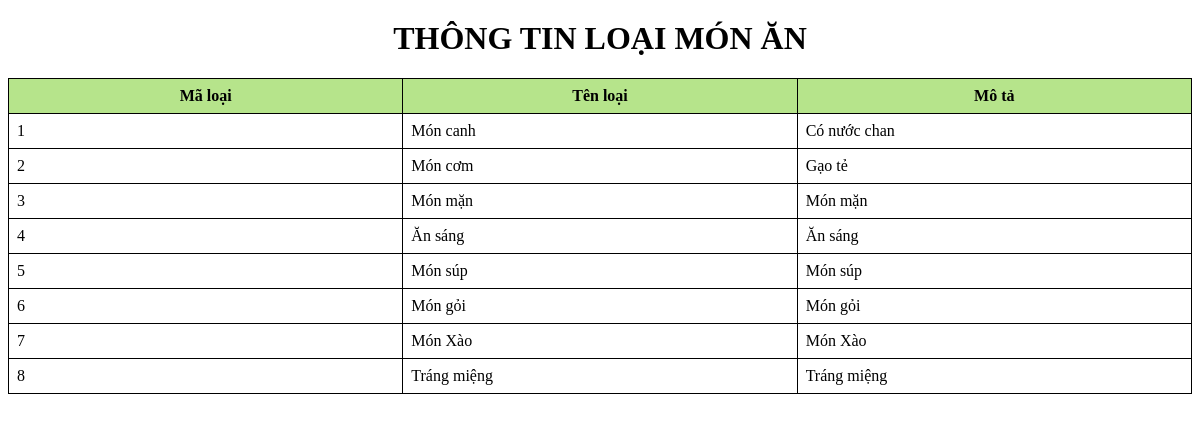
Page /C3/Bai4.php on the committed database.
### tables this page shows
CREATE TABLE `loai_mon_an` (
  `ma_loai` int(11) NOT NULL,
  `ten_loai` varchar(200) NOT NULL,
  `mo_ta` varchar(500) NOT NULL,
  `hinh` varchar(300) NOT NULL
);

### C3/Bai4.php (the view, shortened to what this page needs)
<!DOCTYPE html>
<html lang="en">
<head>
</head>
<body>
    <?php
    $dbname = "ql_nha_hang";
    $driver = "mysql:host=localhost;dbname=$dbname";
    $username = "root";
    $password = "";
    try {
        $pdo = new PDO($driver, $username, $password);
    } catch (PDOException $e) {
        echo "Connection failed: " . $e->getMessage();
    }
    $sql = 'SELECT ma_loai, ten_loai, mo_ta FROM loai_mon_an;';
    $loai_mon_an = $pdo->query($sql);
    ?>
    <h1>THÔNG TIN LOẠI MÓN ĂN</h1>
    <table>
        <tr>
            <th>Mã loại</th>
            <th>Tên loại</th>
            <th>Mô tả</th>
        </tr>
        <?php foreach ($loai_mon_an as $mon_an): ?>
            <tr>
                <td><?php echo $mon_an['ma_loai']; ?></td>
                <td><?php echo $mon_an['ten_loai']; ?></td>
                <td><?php echo $mon_an['mo_ta']; ?></td>
            </tr>
        <?php endforeach; ?>
    </table>
</body>
</html>

### C3/Bai4.php (style rules this page uses)
table { width: 100%; border-collapse: collapse; }
th, td { border: 1px solid black; padding: 8px; width: 33.33%; }
th { background-color: rgb(182, 228, 139); }
h1 { text-align: center; margin-top: 20px; }

### rows in the picture
loai_mon_an: ma_loai "1", ten_loai "Món canh", mo_ta "Có nước chan"
loai_mon_an: ma_loai "2", ten_loai "Món cơm", mo_ta "Gạo tẻ"
loai_mon_an: ma_loai "3", ten_loai "Món mặn", mo_ta "Món mặn"
loai_mon_an: ma_loai "4", ten_loai "Ăn sáng", mo_ta "Ăn sáng"
loai_mon_an: ma_loai "5", ten_loai "Món súp", mo_ta "Món súp"
loai_mon_an: ma_loai "6", ten_loai "Món gỏi", mo_ta "Món gỏi"
loai_mon_an: ma_loai "7", ten_loai "Món Xào", mo_ta "Món Xào"
loai_mon_an: ma_loai "8", ten_loai "Tráng miệng", mo_ta "Tráng miệng"
